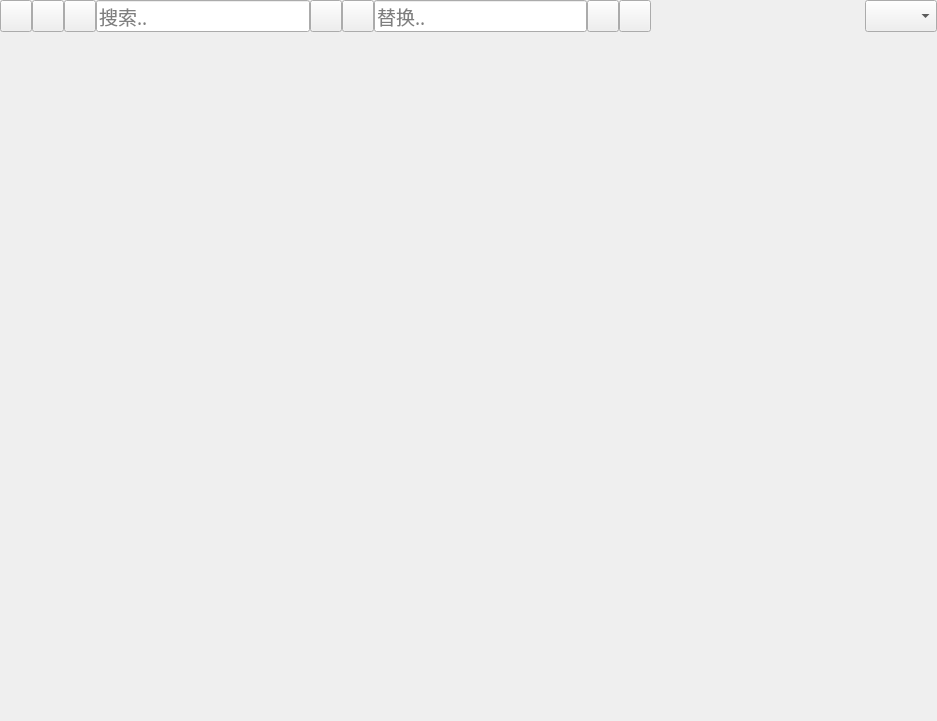
<?xml version="1.0" encoding="UTF-8"?>
<ui version="4.0">
    <class>Editor</class>
    <widget class="QMainWindow" name="Editor">
        <property name="geometry">
            <rect>
                <x>0</x>
                <y>0</y>
                <width>937</width>
                <height>721</height>
            </rect>
        </property>
        <property name="windowTitle">
            <string>MainWindow</string>
        </property>
        <widget class="QWidget" name="centralwidget">
            <layout class="QVBoxLayout" name="verticalLayout">
                <property name="spacing">
                    <number>0</number>
                </property>
                <property name="leftMargin">
                    <number>0</number>
                </property>
                <property name="topMargin">
                    <number>0</number>
                </property>
                <property name="rightMargin">
                    <number>0</number>
                </property>
                <property name="bottomMargin">
                    <number>0</number>
                </property>
                <item>
                    <widget class="QWidget" name="editorToolBar" native="true">
                        <layout class="QHBoxLayout" name="horizontalLayout">
                            <property name="spacing">
                                <number>0</number>
                            </property>
                            <property name="leftMargin">
                                <number>0</number>
                            </property>
                            <property name="topMargin">
                                <number>0</number>
                            </property>
                            <property name="rightMargin">
                                <number>0</number>
                            </property>
                            <property name="bottomMargin">
                                <number>0</number>
                            </property>
                            <item>
                                <widget class="QPushButton" name="saveButton">
                                    <property name="minimumSize">
                                        <size>
                                            <width>32</width>
                                            <height>32</height>
                                        </size>
                                    </property>
                                    <property name="maximumSize">
                                        <size>
                                            <width>32</width>
                                            <height>32</height>
                                        </size>
                                    </property>
                                    <property name="toolTip">
                                        <string>保存</string>
                                    </property>
                                    <property name="text">
                                        <string/>
                                    </property>
                                    <property name="icon">
                                        <iconset resource="../../resources/app.qrc">
                                            <normaloff>:/assets/save.svg</normaloff>:/assets/save.svg
                                        </iconset>
                                    </property>
                                </widget>
                            </item>
                            <item>
                                <widget class="QPushButton" name="undoButton">
                                    <property name="minimumSize">
                                        <size>
                                            <width>32</width>
                                            <height>32</height>
                                        </size>
                                    </property>
                                    <property name="maximumSize">
                                        <size>
                                            <width>32</width>
                                            <height>32</height>
                                        </size>
                                    </property>
                                    <property name="toolTip">
                                        <string>撤销</string>
                                    </property>
                                    <property name="text">
                                        <string/>
                                    </property>
                                    <property name="icon">
                                        <iconset resource="../../resources/app.qrc">
                                            <normaloff>:/assets/undo.svg</normaloff>:/assets/undo.svg
                                        </iconset>
                                    </property>
                                </widget>
                            </item>
                            <item>
                                <widget class="QPushButton" name="redoButton">
                                    <property name="minimumSize">
                                        <size>
                                            <width>32</width>
                                            <height>32</height>
                                        </size>
                                    </property>
                                    <property name="maximumSize">
                                        <size>
                                            <width>32</width>
                                            <height>32</height>
                                        </size>
                                    </property>
                                    <property name="toolTip">
                                        <string>重做</string>
                                    </property>
                                    <property name="text">
                                        <string/>
                                    </property>
                                    <property name="icon">
                                        <iconset resource="../../resources/app.qrc">
                                            <normaloff>:/assets/redo.svg</normaloff>:/assets/redo.svg
                                        </iconset>
                                    </property>
                                </widget>
                            </item>
                            <item>
                                <widget class="QLineEdit" name="findBox">
                                    <property name="minimumSize">
                                        <size>
                                            <width>0</width>
                                            <height>32</height>
                                        </size>
                                    </property>
                                    <property name="maximumSize">
                                        <size>
                                            <width>16777215</width>
                                            <height>32</height>
                                        </size>
                                    </property>
                                    <property name="font">
                                        <font>
                                            <family>文泉驿等宽微米黑</family>
                                            <pointsize>14</pointsize>
                                        </font>
                                    </property>
                                    <property name="placeholderText">
                                        <string>搜索..</string>
                                    </property>
                                </widget>
                            </item>
                            <item>
                                <widget class="QPushButton" name="regexButton">
                                    <property name="minimumSize">
                                        <size>
                                            <width>32</width>
                                            <height>32</height>
                                        </size>
                                    </property>
                                    <property name="maximumSize">
                                        <size>
                                            <width>32</width>
                                            <height>32</height>
                                        </size>
                                    </property>
                                    <property name="toolTip">
                                        <string>正则表达式</string>
                                    </property>
                                    <property name="text">
                                        <string/>
                                    </property>
                                    <property name="icon">
                                        <iconset resource="../../resources/app.qrc">
                                            <normaloff>:/assets/regex.svg</normaloff>:/assets/regex.svg
                                        </iconset>
                                    </property>
                                </widget>
                            </item>
                            <item>
                                <widget class="QPushButton" name="caseSensitiveButton">
                                    <property name="minimumSize">
                                        <size>
                                            <width>32</width>
                                            <height>32</height>
                                        </size>
                                    </property>
                                    <property name="maximumSize">
                                        <size>
                                            <width>32</width>
                                            <height>32</height>
                                        </size>
                                    </property>
                                    <property name="toolTip">
                                        <string>区分大小写</string>
                                    </property>
                                    <property name="text">
                                        <string/>
                                    </property>
                                    <property name="icon">
                                        <iconset resource="../../resources/app.qrc">
                                            <normaloff>:/assets/casesensitive.svg</normaloff>:/assets/casesensitive.svg
                                        </iconset>
                                    </property>
                                </widget>
                            </item>
                            <item>
                                <widget class="QLineEdit" name="replaceBox">
                                    <property name="minimumSize">
                                        <size>
                                            <width>0</width>
                                            <height>32</height>
                                        </size>
                                    </property>
                                    <property name="maximumSize">
                                        <size>
                                            <width>16777215</width>
                                            <height>32</height>
                                        </size>
                                    </property>
                                    <property name="font">
                                        <font>
                                            <family>文泉驿等宽微米黑</family>
                                            <pointsize>14</pointsize>
                                        </font>
                                    </property>
                                    <property name="placeholderText">
                                        <string>替换..</string>
                                    </property>
                                </widget>
                            </item>
                            <item>
                                <widget class="QPushButton" name="replaceButton">
                                    <property name="minimumSize">
                                        <size>
                                            <width>32</width>
                                            <height>32</height>
                                        </size>
                                    </property>
                                    <property name="maximumSize">
                                        <size>
                                            <width>32</width>
                                            <height>32</height>
                                        </size>
                                    </property>
                                    <property name="toolTip">
                                        <string>替换</string>
                                    </property>
                                    <property name="text">
                                        <string/>
                                    </property>
                                    <property name="icon">
                                        <iconset resource="../../resources/app.qrc">
                                            <normaloff>:/assets/replace.svg</normaloff>:/assets/replace.svg
                                        </iconset>
                                    </property>
                                </widget>
                            </item>
                            <item>
                                <widget class="QPushButton" name="replaceAllButton">
                                    <property name="minimumSize">
                                        <size>
                                            <width>32</width>
                                            <height>32</height>
                                        </size>
                                    </property>
                                    <property name="maximumSize">
                                        <size>
                                            <width>32</width>
                                            <height>32</height>
                                        </size>
                                    </property>
                                    <property name="toolTip">
                                        <string>全部替换</string>
                                    </property>
                                    <property name="text">
                                        <string/>
                                    </property>
                                    <property name="icon">
                                        <iconset resource="../../resources/app.qrc">
                                            <normaloff>:/assets/replace_all.svg</normaloff>:/assets/replace_all.svg
                                        </iconset>
                                    </property>
                                </widget>
                            </item>
                            <item>
                                <spacer name="toolBarSpacer">
                                    <property name="orientation">
                                        <enum>Qt::Horizontal</enum>
                                    </property>
                                    <property name="sizeHint" stdset="0">
                                        <size>
                                            <width>40</width>
                                            <height>20</height>
                                        </size>
                                    </property>
                                </spacer>
                            </item>
                            <item>
                                <widget class="QComboBox" name="modeChooser">
                                    <property name="minimumSize">
                                        <size>
                                            <width>0</width>
                                            <height>32</height>
                                        </size>
                                    </property>
                                    <property name="maximumSize">
                                        <size>
                                            <width>16777215</width>
                                            <height>32</height>
                                        </size>
                                    </property>
                                    <property name="toolTip">
                                        <string>选择显示模式</string>
                                    </property>
                                </widget>
                            </item>
                        </layout>
                    </widget>
                </item>
                <item>
                    <widget class="QStackedWidget" name="editorStack">
                        <widget class="QWidget" name="page"/>
                        <widget class="QWidget" name="page_2"/>
                    </widget>
                </item>
            </layout>
        </widget>
    </widget>
    <resources>
        <include location="../../resources/app.qrc"/>
    </resources>
    <connections/>
</ui>
